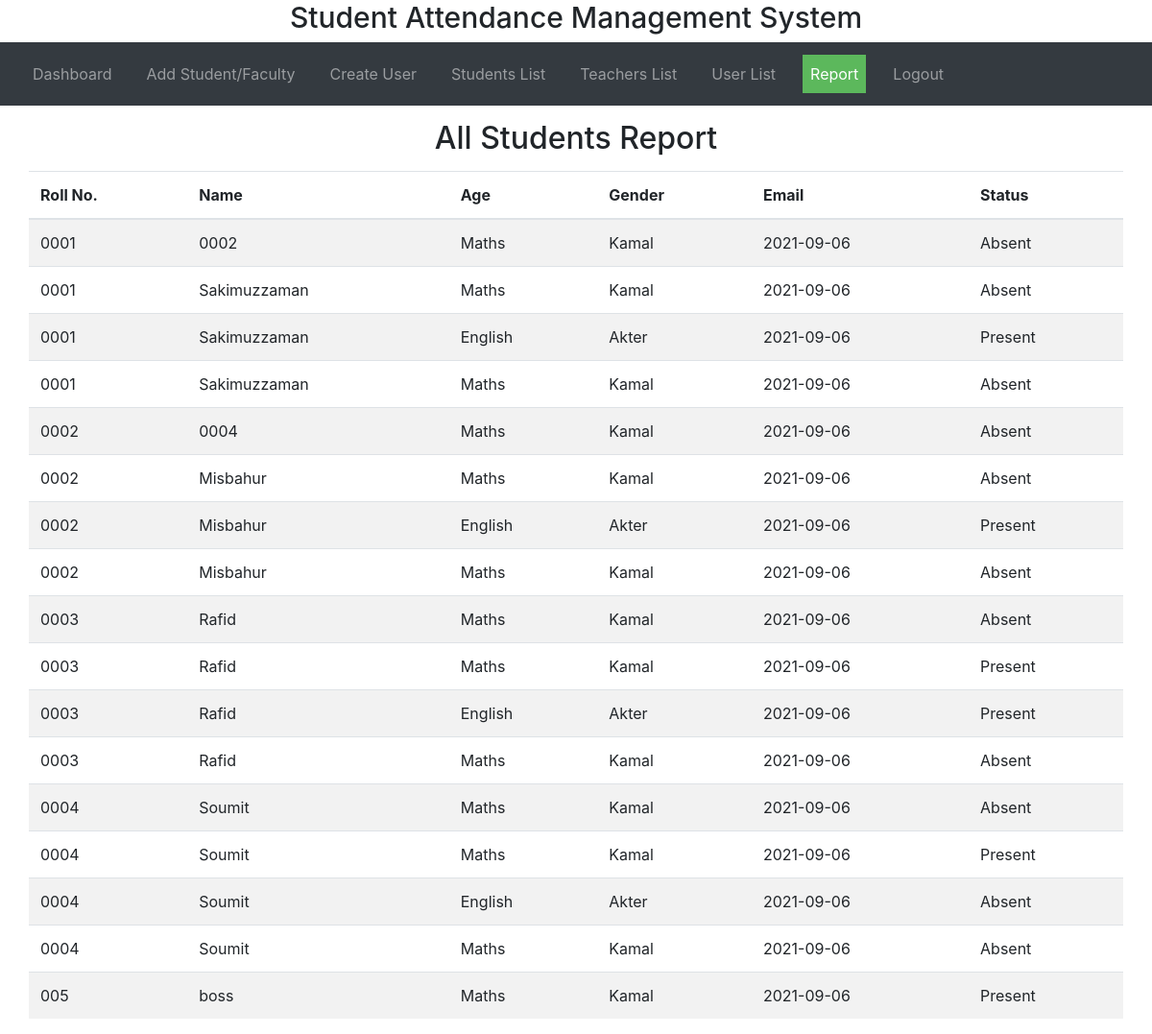
/report.php, run on an earlier commit of the app's database.
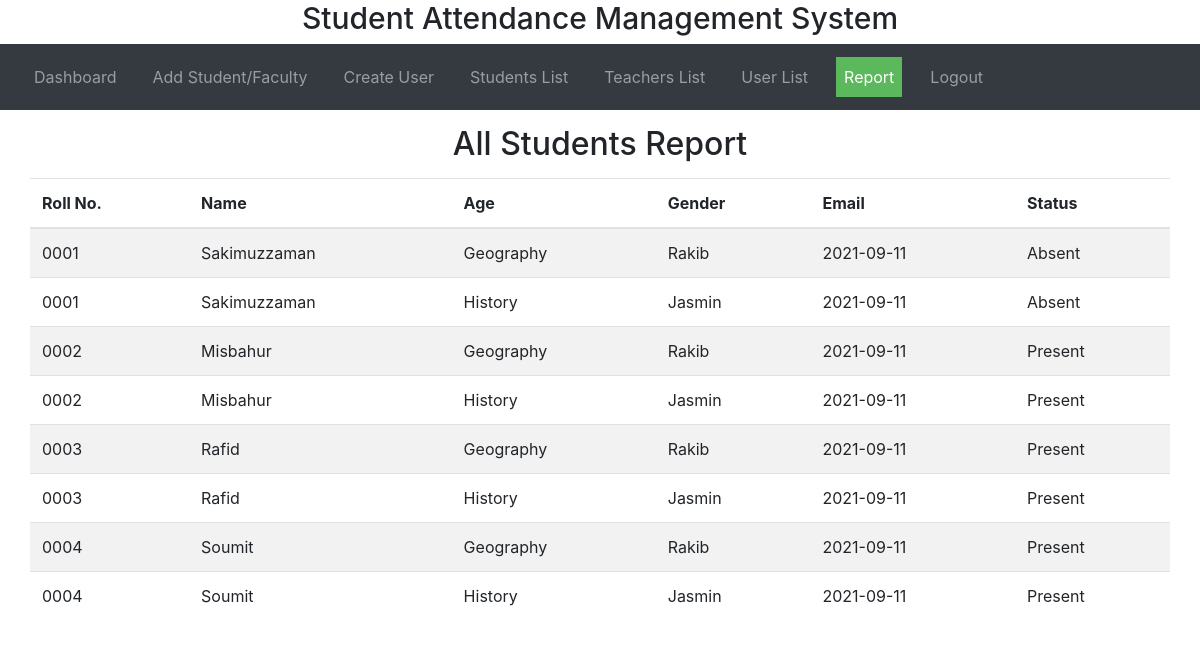
And on a later commit of the database.
### tables this page shows
CREATE TABLE `report` (
  `roll_no` varchar(30) NOT NULL,
  `name` varchar(30) NOT NULL,
  `subject` varchar(30) NOT NULL,
  `teacher` varchar(30) NOT NULL,
  `date` date NOT NULL,
  `status` varchar(30) NOT NULL
);

### report.php (the view, shortened to what this page needs)
<?php
     $conn = mysqli_connect("localhost", "root","","sams");
?>
<!DOCTYPE html>
<html lang="en">
<head>
  <link rel="stylesheet" href="https://maxcdn.bootstrapcdn.com/bootstrap/4.5.2/css/bootstrap.min.css">
  <link rel="stylesheet" href="css/style.css">
</head>
<body>
<h3 class="header">Student Attendance Management System</h3>
    <nav class="navbar navbar-expand-sm bg-dark navbar-dark">
       <ul class="navbar-nav">
        <li class="nav-item">
          <a class="nav-link" href="admin.php">Dashboard</a>
        </li>
        <li class="nav-item">
          <a class="nav-link" href="admin-add-user.php">Add Student/Faculty</a>
        </li>
        <li class="nav-item">
          <a class="nav-link" href="create-user.php">Create User</a>
        </li>
        <li class="nav-item">
          <a class="nav-link" href="student-list.php">Students List</a>
        </li>
        <li class="nav-item">
          <a class="nav-link" href="teacher-list.php">Teachers List</a>
        </li>
        <li class="nav-item">
          <a class="nav-link" href="user-list.php">User List</a>
        </li>
        <li class="nav-item">
          <a class="nav-link active" href="report.php">Report</a>
        </li>
        <li class="nav-item">
          <a class="nav-link" href="login.php">Logout</a>
        </li>
      </ul>
    </nav>
<h2 style="text-align:center; margin: 15px 0;">All Students Report</h2>
<div class="container">
  <div class="row">
    <table class="table table-striped table-hover">
        <thead>
        <tr>
          <th scope="col">Roll No.</th>
          <th scope="col">Name</th>
          <th scope="col">Age</th>
          <th scope="col">Gender</th>
          <th scope="col">Email</th>
          <th scope="col">Status</th>
        </tr>
        </thead>
     <?php
       $all_query = mysqli_query($conn, "SELECT * from report ORDER BY roll_no asc");
       while ($data = mysqli_fetch_array($all_query)) {
       ?>
       <tr>
         <td><?php echo $data['roll_no']; ?></td>
         <td><?php echo $data['name']; ?></td>
         <td><?php echo $data['subject']; ?></td>
         <td><?php echo $data['teacher']; ?></td>
         <td><?php echo $data['date']; ?></td>
         <td><?php echo $data['status']; ?></td>
       </tr>
       <?php
            }
        ?>
      </table>
  </div>
</div>
</body>
</html>

What changed in the data, as far as the page shows it:
removed report: roll_no "0001", name "0002", subject "Maths", teacher "Kamal", date "2021-09-06", status "Absent"
removed report: roll_no "0001", name "Sakimuzzaman", subject "Maths", teacher "Kamal", date "2021-09-06", status "Absent"
removed report: roll_no "0001", name "Sakimuzzaman", subject "English", teacher "Akter", date "2021-09-06", status "Present"
removed report: roll_no "0001", name "Sakimuzzaman", subject "Maths", teacher "Kamal", date "2021-09-06", status "Absent"
removed report: roll_no "0002", name "0004", subject "Maths", teacher "Kamal", date "2021-09-06", status "Absent"
removed report: roll_no "0002", name "Misbahur", subject "Maths", teacher "Kamal", date "2021-09-06", status "Absent"
removed report: roll_no "0002", name "Misbahur", subject "English", teacher "Akter", date "2021-09-06", status "Present"
removed report: roll_no "0002", name "Misbahur", subject "Maths", teacher "Kamal", date "2021-09-06", status "Absent"
removed report: roll_no "0003", name "Rafid", subject "Maths", teacher "Kamal", date "2021-09-06", status "Absent"
removed report: roll_no "0003", name "Rafid", subject "Maths", teacher "Kamal", date "2021-09-06", status "Present"
removed report: roll_no "0003", name "Rafid", subject "English", teacher "Akter", date "2021-09-06", status "Present"
removed report: roll_no "0003", name "Rafid", subject "Maths", teacher "Kamal", date "2021-09-06", status "Absent"
removed report: roll_no "0004", name "Soumit", subject "Maths", teacher "Kamal", date "2021-09-06", status "Absent"
removed report: roll_no "0004", name "Soumit", subject "Maths", teacher "Kamal", date "2021-09-06", status "Present"
removed report: roll_no "0004", name "Soumit", subject "English", teacher "Akter", date "2021-09-06", status "Absent"
removed report: roll_no "0004", name "Soumit", subject "Maths", teacher "Kamal", date "2021-09-06", status "Absent"
removed report: roll_no "005", name "boss", subject "Maths", teacher "Kamal", date "2021-09-06", status "Present"
added report: roll_no "0001", name "Sakimuzzaman", subject "Geography", teacher "Rakib", date "2021-09-11", status "Absent"
added report: roll_no "0001", name "Sakimuzzaman", subject "History", teacher "Jasmin", date "2021-09-11", status "Absent"
added report: roll_no "0002", name "Misbahur", subject "Geography", teacher "Rakib", date "2021-09-11", status "Present"
added report: roll_no "0002", name "Misbahur", subject "History", teacher "Jasmin", date "2021-09-11", status "Present"
added report: roll_no "0003", name "Rafid", subject "Geography", teacher "Rakib", date "2021-09-11", status "Present"
added report: roll_no "0003", name "Rafid", subject "History", teacher "Jasmin", date "2021-09-11", status "Present"
added report: roll_no "0004", name "Soumit", subject "Geography", teacher "Rakib", date "2021-09-11", status "Present"
added report: roll_no "0004", name "Soumit", subject "History", teacher "Jasmin", date "2021-09-11", status "Present"
